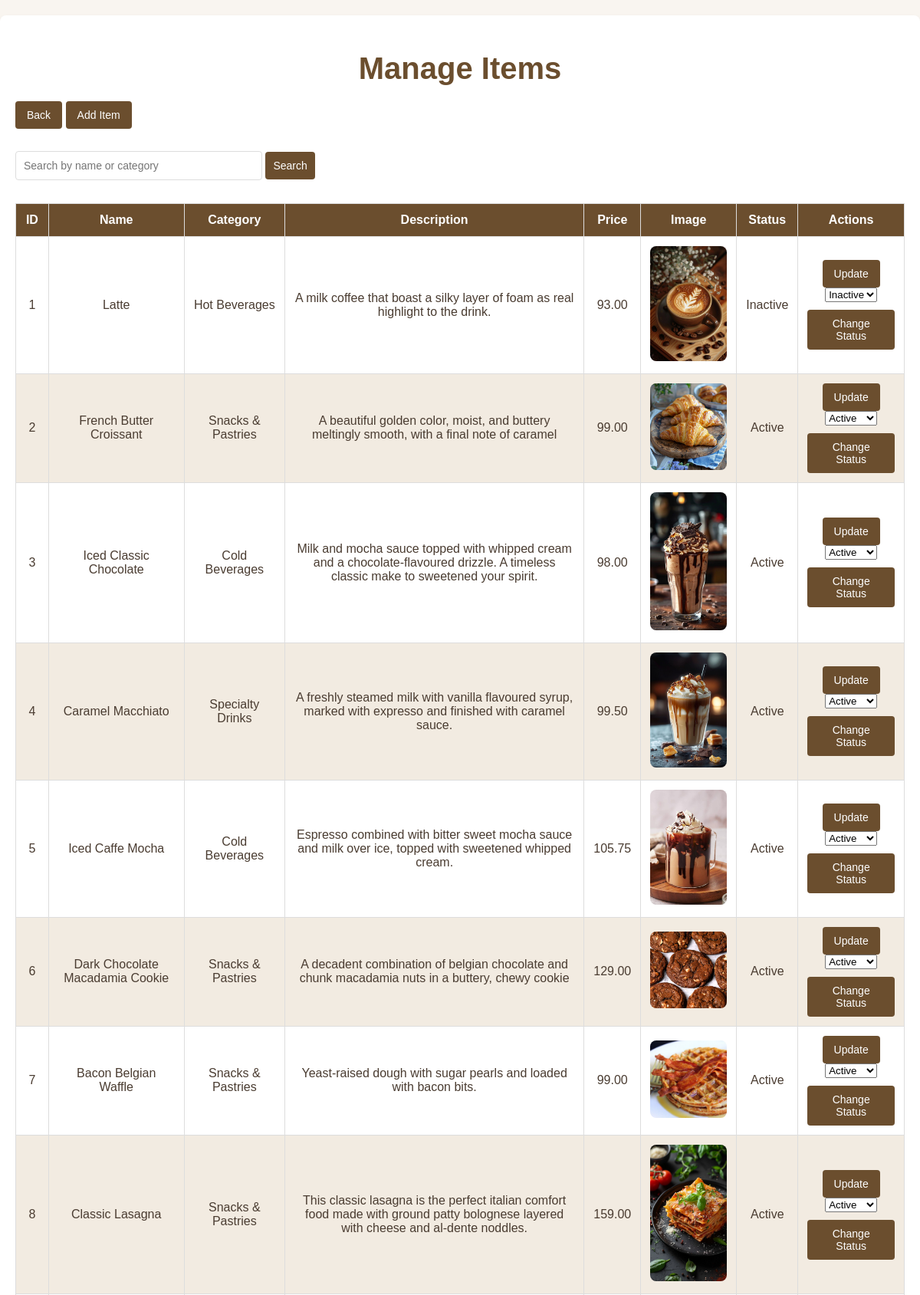
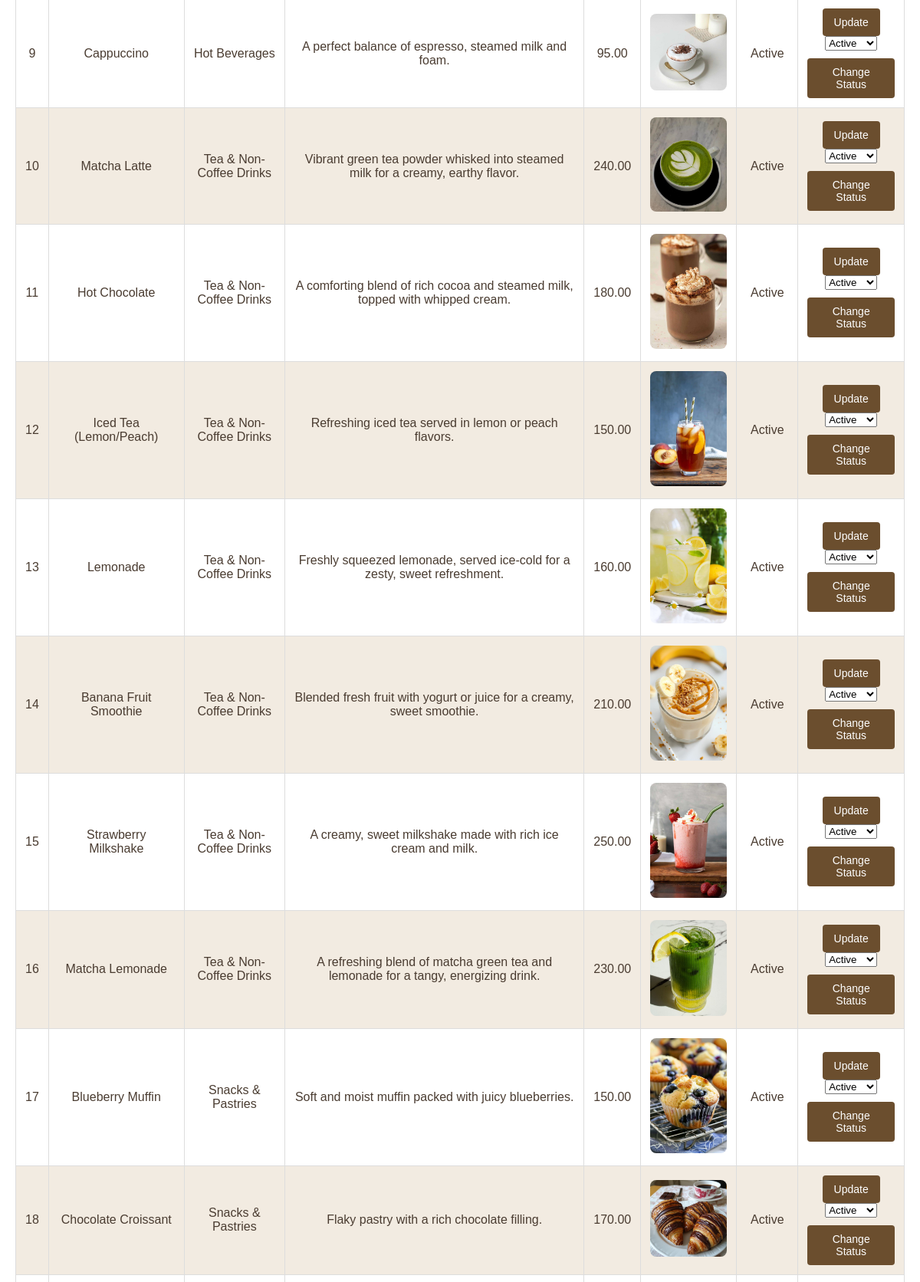
The page /admin/manage_orders.php (upper part) on the database its author committed (2 pictures, top to bottom).
### tables this page shows
CREATE TABLE `menu_items` (
  `item_id` int(11) NOT NULL,
  `item_name` varchar(255) NOT NULL,
  `item_category` varchar(100) NOT NULL,
  `item_desc` varchar(255) NOT NULL,
  `item_price` decimal(10,2) NOT NULL,
  `item_image` varchar(255) DEFAULT NULL,
  `status` enum('Active','Inactive') NOT NULL
);

### admin/manage_orders.php (the view, shortened to what this page needs)
<?php
include '../db_config.php';
?>
<!DOCTYPE html>
<html lang="en">
<head>
</head>
<body>
    <div class="container">
        <h1>Manage Items</h1>
        <a href="index.php" class="btn-back">Back</a>
        <a href="#haha" class="btn-back">Add Item</a>
        <form method="GET" style="margin-bottom: 20px;">
            <input type="text" name="search" placeholder="Search by name or category"
                value="<?php echo isset($_GET['search']) ? htmlspecialchars($_GET['search']) : ''; ?>"
                style="padding: 10px; width: 300px; border: 1px solid #ddd; border-radius: 4px;">
            <button type="submit" style="padding: 10px; background-color: #6b4e2e; color: #fff; border: none; border-radius: 4px; cursor: pointer;">
                Search
            </button>
        </form>
<table>
    <thead>
        <tr>
            <th>ID</th>
            <th>Name</th>
            <th>Category</th>
            <th>Description</th>
            <th>Price</th>
            <th>Image</th>
            <th>Status</th>
            <th>Actions</th>
        </tr>
    </thead>
    <tbody>
    <?php
    $sql = "SELECT * FROM menu_items";
    if (isset($_GET['search']) && !empty($_GET['search'])) {
        $search = htmlspecialchars($_GET['search']);
        $sql .= " WHERE item_name LIKE :search OR item_category LIKE :search";
        $stmt = $conn->prepare($sql);
        $stmt->execute([':search' => "%$search%"]);
    } else {
        $stmt = $conn->query($sql);
    }
    if ($stmt->rowCount() > 0) {
        while ($row = $stmt->fetch(PDO::FETCH_ASSOC)) {
            echo "<tr>
                    <td>{$row['item_id']}</td>
                    <td>{$row['item_name']}</td>
                    <td>{$row['item_category']}</td>
                    <td>{$row['item_desc']}</td>
                    <td>{$row['item_price']}</td>
                    <td><img src='images/{$row['item_image']}'></td>
                    <td>{$row['status']}</td>
                    <td>
                        <button onclick=\"openUpdateModal(
                            '{$row['item_id']}',
                            '{$row['item_name']}',
                            '{$row['item_category']}',
                            '{$row['item_desc']}',
                            '{$row['item_price']}'
                        )\">Update</button>
                        <form action='' method='get'>
                            <select name='status'>
                                <option value='Active' ".($row['status'] == 'Active' ? 'selected' : '').">Active</option>
                                <option value='Inactive' ".($row['status'] == 'Inactive' ? 'selected' : '').">Inactive</option>
                            </select>
                            <input type='hidden' name='item_id' value='{$row['item_id']}'>
                            <button type='submit' class='status-btn'>Change Status</button>
                        </form>
                    </td>
                </tr>";
        }
    } else {
        echo "<tr><td colspan='8'>No items found</td></tr>";
    }
    ?>
    </tbody>
</table>
    </div>
</body>
</html>

### admin/manage_orders.php (style rules this page uses)
body { font-family: 'Arial', sans-serif; margin: 0; padding: 0; background-color: #f9f5f0; color: #4a3c31; }
.container { max-width: 1200px; margin: 20px auto; padding: 20px; background: #fff; border-radius: 8px; box-shadow: 0 4px 6px rgba(0, 0, 0, 0.1); }
h1 { text-align: center; font-size: 2.5em; color: #6b4e2e; margin-bottom: 20px; }
table { width: 100%; border-collapse: collapse; margin-top: 20px; }
table, th, td { border: 1px solid #ddd; }
th, td { padding: 12px; text-align: center; }
th { background-color: #6b4e2e; color: #fff; }
tr:nth-child(even) { background-color: #f2ebe1; }
img { max-width: 100px; border-radius: 8px; }
button, .btn-back, .delete-btn { padding: 10px 15px; font-size: 14px; color: #fff; border: none; border-radius: 4px; text-decoration: none; cursor: pointer; }
button { background-color: #6b4e2e; }
.btn-back { background-color: #6b4e2e; margin-bottom: 20px; display: inline-block; }
input[type="text"], input[type="number"], textarea, input[type="file"] { width: calc(100% - 22px); margin-bottom: 10px; padding: 10px; border: 1px solid #ddd; border-radius: 4px; font-size: 14px; }
button[type="submit"] { margin-top: 10px; background-color: #6b4e2e; }
html { scroll-behavior: smooth; }

### rows shown on the page
menu_items: item_id "1", item_name "Latte", item_category "Hot Beverages", item_desc "A milk coffee that boast a silky layer of foam as real highlight to the drink.", item_price "93.00", item_image (picture), status "Inactive"
menu_items: item_id "2", item_name "French Butter Croissant", item_category "Snacks & Pastries", item_desc "A beautiful golden color, moist, and buttery meltingly smooth, with a final note of caramel", item_price "99.00", item_image (picture), status "Active"
menu_items: item_id "3", item_name "Iced Classic Chocolate", item_category "Cold Beverages", item_desc "Milk and mocha sauce topped with whipped cream and a chocolate-flavoured drizzle. A timeless classic make to sweetened your spirit.", item_price "98.00", item_image (picture), status "Active"
menu_items: item_id "4", item_name "Caramel Macchiato", item_category "Specialty Drinks", item_desc "A freshly steamed milk with vanilla flavoured syrup, marked with expresso and finished with caramel sauce.", item_price "99.50", item_image (picture), status "Active"
menu_items: item_id "5", item_name "Iced Caffe Mocha", item_category "Cold Beverages", item_desc "Espresso combined with bitter sweet mocha sauce and milk over ice, topped with sweetened whipped cream.", item_price "105.75", item_image (picture), status "Active"
menu_items: item_id "6", item_name "Dark Chocolate Macadamia Cookie", item_category "Snacks & Pastries", item_desc "A decadent combination of belgian chocolate and chunk macadamia nuts in a buttery, chewy cookie", item_price "129.00", item_image (picture), status "Active"
menu_items: item_id "7", item_name "Bacon Belgian Waffle", item_category "Snacks & Pastries", item_desc "Yeast-raised dough with sugar pearls and loaded with bacon bits.", item_price "99.00", item_image (picture), status "Active"
menu_items: item_id "8", item_name "Classic Lasagna", item_category "Snacks & Pastries", item_desc "This classic lasagna is the perfect italian comfort food made with ground patty bolognese layered with cheese and al-dente noddles.", item_price "159.00", item_image (picture), status "Active"
menu_items: item_id "9", item_name "Cappuccino", item_category "Hot Beverages", item_desc "A perfect balance of espresso, steamed milk and foam.", item_price "95.00", item_image (picture), status "Active"
menu_items: item_id "10", item_name "Matcha Latte", item_category "Tea & Non-Coffee Drinks", item_desc "Vibrant green tea powder whisked into steamed milk for a creamy, earthy flavor.", item_price "240.00", item_image (picture), status "Active"
menu_items: item_id "11", item_name "Hot Chocolate", item_category "Tea & Non-Coffee Drinks", item_desc "A comforting blend of rich cocoa and steamed milk, topped with whipped cream.", item_price "180.00", item_image (picture), status "Active"
menu_items: item_id "12", item_name "Iced Tea (Lemon/Peach)", item_category "Tea & Non-Coffee Drinks", item_desc "Refreshing iced tea served in lemon or peach flavors.", item_price "150.00", item_image (picture), status "Active"
menu_items: item_id "13", item_name "Lemonade", item_category "Tea & Non-Coffee Drinks", item_desc "Freshly squeezed lemonade, served ice-cold for a zesty, sweet refreshment.", item_price "160.00", item_image (picture), status "Active"
menu_items: item_id "14", item_name "Banana Fruit Smoothie", item_category "Tea & Non-Coffee Drinks", item_desc "Blended fresh fruit with yogurt or juice for a creamy, sweet smoothie.", item_price "210.00", item_image (picture), status "Active"
menu_items: item_id "15", item_name "Strawberry Milkshake", item_category "Tea & Non-Coffee Drinks", item_desc "A creamy, sweet milkshake made with rich ice cream and milk.", item_price "250.00", item_image (picture), status "Active"
menu_items: item_id "16", item_name "Matcha Lemonade", item_category "Tea & Non-Coffee Drinks", item_desc "A refreshing blend of matcha green tea and lemonade for a tangy, energizing drink.", item_price "230.00", item_image (picture), status "Active"
menu_items: item_id "17", item_name "Blueberry Muffin", item_category "Snacks & Pastries", item_desc "Soft and moist muffin packed with juicy blueberries.", item_price "150.00", item_image (picture), status "Active"
menu_items: item_id "18", item_name "Chocolate Croissant", item_category "Snacks & Pastries", item_desc "Flaky pastry with a rich chocolate filling.", item_price "170.00", item_image (picture), status "Active"
